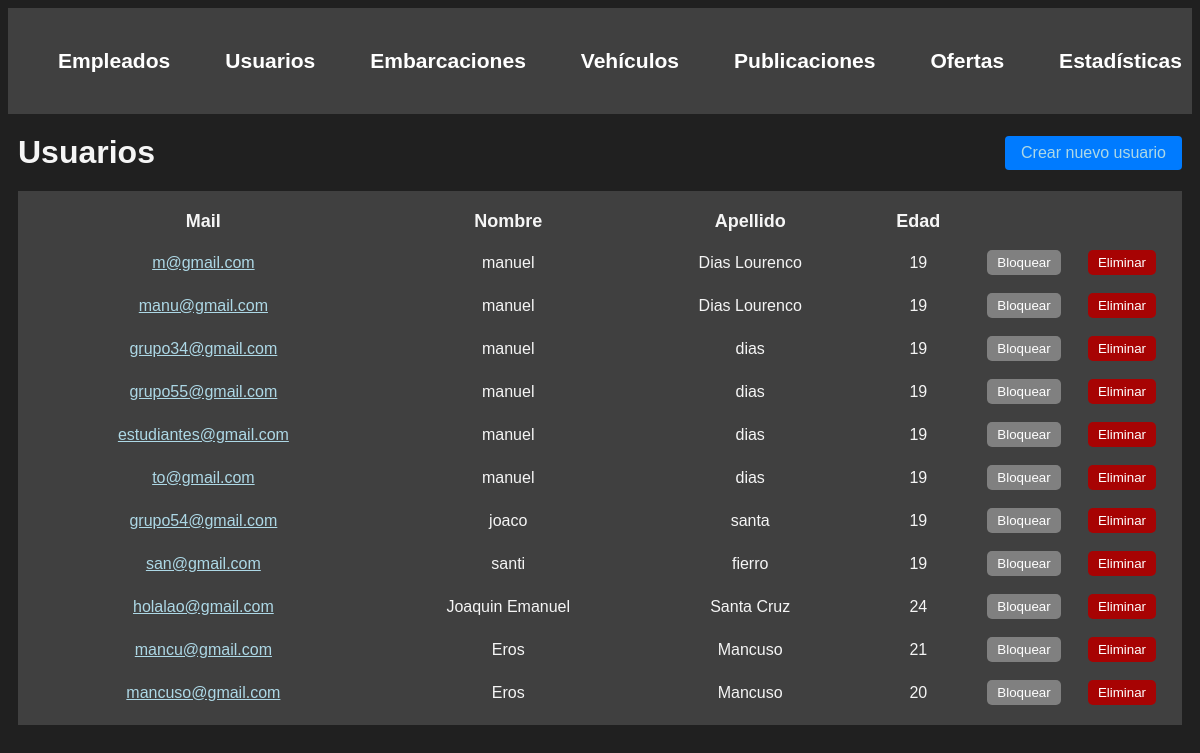
Screenshot of /administracion/usuarios/ (signed in) with the database file from the repository.
### usuarios/models.py (models this page shows, shortened)
class Usuario(AbstractBaseUser, PermissionsMixin):
    nombre = models.CharField(max_length=50)
    apellido = models.CharField(max_length=50)
    fecha_nacimiento = models.DateField()
    telefono = models.CharField(max_length=13)
    mail = models.EmailField(max_length=50, unique=True)
    password = models.CharField(max_length=128)
    is_staff= models.BooleanField(default=False)
    is_blocked= models.BooleanField(default=False)
    USERNAME_FIELD = 'mail'
    REQUIRED_FIELDS = ['nombre', 'apellido', 'fecha_nacimiento', 'telefono']

### administrador/views.py (the view)
# urls.py: path('', include('usuarios.urls')),
@login_required(login_url=reverse_lazy('home'))
def usuarios(request):
    usuario_actual = request.user
    if not usuario_actual.is_superuser:
        return redirect('home')
    usuarios = Usuario.objects.filter(is_staff=False)
    for usuario in usuarios:
        usuario.edad = calcular_edad(usuario.fecha_nacimiento)
    return render(request, 'usuarios.html', {
        'usuarios' : usuarios
    })

### administrador/backend.py (called while the page is built)
def calcular_edad(fecha_nacimiento):
    fecha_actual = datetime.now()
    edad = fecha_actual.year - fecha_nacimiento.year - ((fecha_actual.month, fecha_actual.day) < (fecha_nacimiento.month, fecha_nacimiento.day))
    return edad

### autenticacion/backend.py (called while the page is built)
    def get_user(self, user_id):
        UserModel = get_user_model()
        try:
            return UserModel.objects.get(pk=user_id)
        except UserModel.DoesNotExist:
            return None

### administrador/templates/usuarios.html
{% extends 'layouts/navbar.html' %}
{% block content %}
<div class="header">
    <h1>Usuarios</h1>
    <a href="{% url 'crear usuario' %}" class="btn btn-primary">Crear nuevo usuario</a>
</div>
<table>
    <thead>
        <tr>
            <th>Mail</th>
            <th>Nombre</th>
            <th>Apellido</th>
            <th>Edad</th>
            <th></th>
            <th></th>
        </tr>
    </thead>
    <tbody>
        {% for usuario in usuarios %}
            <tr>
                <td>
                    <a href="{% url 'ver perfil' usuario.id %}"> {{usuario.mail}} </a>
                </td>
                <td>{{usuario.nombre}}</td>
                <td>{{usuario.apellido}}</td>
                <td>{{usuario.edad}}</td>
                <td>
                    <button class="btn-delete">Bloquear</button>
                </td>
                <td>
                    <button class="btn-block">Eliminar</button>
                </td>
            </tr>
        {% endfor %}
    </tbody>
</table>
{% endblock %}

### administrador/static/styles/main.css (style rules this page uses)
body { background: #202020; color: whitesmoke; font-family: arial; }
.header { display: flex; justify-content: space-between; align-items: center; margin-bottom: 20px; }
.header h1 { margin: 0; }
.btn-primary { background-color: #007bff; border-color: #007bff; color: #fff; padding: 8px 16px; border-radius: 4px; text-decoration: none; }
table { width: 100%; background: #404040; color: whitesmoke; padding: 10px; margin-bottom: 2px; }
table thead th { font-size: 18px; }
table tbody td { font-size: 16px; }
table th, table td { padding: 8px; text-align: center; }
a:link, a:visited { color: lightblue; font-size: 16px; }
.btn-block { background-color: rgb(167, 3, 3); color: white; border: none; border-radius: 5px; padding: 5px 10px; }
.btn-delete { background-color: gray; color: white; border: none; border-radius: 5px; padding: 5px 10px; }
td:nth-child(5), td:nth-child(6) { width: 80px; }

### rows the page displays
Usuario: mail "m@gmail.com", nombre "manuel", apellido "Dias Lourenco", edad "19"
Usuario: mail "manu@gmail.com", nombre "manuel", apellido "Dias Lourenco", edad "19"
Usuario: mail "grupo34@gmail.com", nombre "manuel", apellido "dias", edad "19"
Usuario: mail "grupo55@gmail.com", nombre "manuel", apellido "dias", edad "19"
Usuario: mail "estudiantes@gmail.com", nombre "manuel", apellido "dias", edad "19"
Usuario: mail "to@gmail.com", nombre "manuel", apellido "dias", edad "19"
Usuario: mail "grupo54@gmail.com", nombre "joaco", apellido "santa", edad "19"
Usuario: mail "san@gmail.com", nombre "santi", apellido "fierro", edad "19"
Usuario: mail "holalao@gmail.com", nombre "Joaquin Emanuel", apellido "Santa Cruz", edad "24"
Usuario: mail "mancu@gmail.com", nombre "Eros", apellido "Mancuso", edad "21"
Usuario: mail "mancuso@gmail.com", nombre "Eros", apellido "Mancuso", edad "20"
